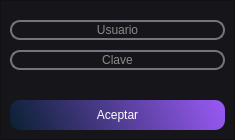
<?xml version="1.0" encoding="UTF-8"?>
<ui version="4.0">
 <class>Dialog_login</class>
 <widget class="QDialog" name="Dialog_login">
  <property name="geometry">
   <rect>
    <x>0</x>
    <y>0</y>
    <width>235</width>
    <height>140</height>
   </rect>
  </property>
  <property name="maximumSize">
   <size>
    <width>235</width>
    <height>140</height>
   </size>
  </property>
  <property name="windowTitle">
   <string>Login</string>
  </property>
  <property name="styleSheet">
   <string notr="true">background-color: rgb(22, 22, 26);</string>
  </property>
  <layout class="QGridLayout" name="gridLayout">
   <property name="leftMargin">
    <number>0</number>
   </property>
   <property name="topMargin">
    <number>0</number>
   </property>
   <property name="rightMargin">
    <number>0</number>
   </property>
   <property name="bottomMargin">
    <number>0</number>
   </property>
   <property name="spacing">
    <number>0</number>
   </property>
   <item row="0" column="0">
    <widget class="QFrame" name="frame">
     <property name="styleSheet">
      <string notr="true">

QLineEdit{
background-color: rgb(22, 22, 26);
border-radius: 10px;
font: 12pt &quot;SansSerif&quot;;
color: rgb(255, 255, 254);
border: 2px solid rgb(114, 117, 126);}

QLineEdit:hover{
background-color: rgb(22, 22, 26);
border-radius: 10px;
font: 12pt &quot;Sans Serif&quot;;
border: 2px solid rgb(44, 182, 125); }

QLineEdit:focus {
background-color: rgb(1, 1, 1);
border-radius:10px;
font: 12pt &quot;Sans Serif&quot;;
border: 2px solid rgb(127, 90, 240);
}

QPushButton{
background-color: qlineargradient(spread:reflect, x1:0, y1:0.562273, x2:1, y2:0.5, stop:0 rgba(11, 38, 67, 184), stop: 1 rgba(150, 88, 240, 255));
border-radius: 10px;
font: 12pt &quot;Sans Serif&quot;;
color: rgb(255, 255, 254); }

QPushButton:hover{
background-color: qlineargradient(spread:reflect, x1:0, y1:0.562273, x2:0.949, y2:0.545455, stop: 0 rgba(11, 38, 67, 184), stop:1 rgba(88, 240, 171, 255));
border-radius:10px;
font: 12pt &quot;Sans Serif&quot;;
color: rgb(255, 255, 254);
}


</string>
     </property>
     <property name="frameShape">
      <enum>QFrame::StyledPanel</enum>
     </property>
     <property name="frameShadow">
      <enum>QFrame::Raised</enum>
     </property>
     <layout class="QGridLayout" name="gridLayout_2">
      <item row="1" column="0">
       <spacer name="verticalSpacer_2">
        <property name="orientation">
         <enum>Qt::Vertical</enum>
        </property>
        <property name="sizeHint" stdset="0">
         <size>
          <width>20</width>
          <height>3</height>
         </size>
        </property>
       </spacer>
      </item>
      <item row="2" column="0">
       <widget class="QPushButton" name="pushButton_aceptar">
        <property name="minimumSize">
         <size>
          <width>110</width>
          <height>30</height>
         </size>
        </property>
        <property name="styleSheet">
         <string notr="true"/>
        </property>
        <property name="text">
         <string>Aceptar</string>
        </property>
       </widget>
      </item>
      <item row="0" column="0">
       <layout class="QVBoxLayout" name="verticalLayout">
        <property name="spacing">
         <number>10</number>
        </property>
        <property name="topMargin">
         <number>10</number>
        </property>
        <property name="bottomMargin">
         <number>10</number>
        </property>
        <item>
         <widget class="QLineEdit" name="lineEdit_usuario">
          <property name="minimumSize">
           <size>
            <width>151</width>
            <height>20</height>
           </size>
          </property>
          <property name="alignment">
           <set>Qt::AlignCenter</set>
          </property>
          <property name="placeholderText">
           <string>Usuario</string>
          </property>
         </widget>
        </item>
        <item>
         <widget class="QLineEdit" name="lineEdit_clave">
          <property name="minimumSize">
           <size>
            <width>151</width>
            <height>20</height>
           </size>
          </property>
          <property name="alignment">
           <set>Qt::AlignCenter</set>
          </property>
          <property name="dragEnabled">
           <bool>false</bool>
          </property>
          <property name="placeholderText">
           <string>Clave</string>
          </property>
         </widget>
        </item>
       </layout>
      </item>
     </layout>
    </widget>
   </item>
  </layout>
 </widget>
 <resources/>
 <connections/>
</ui>
